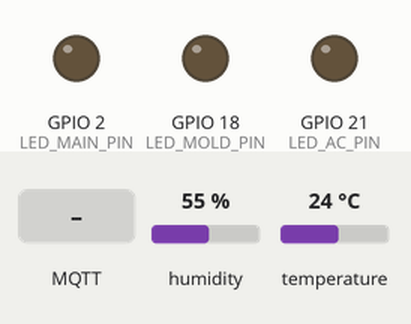
Bench run of a sketch on a simulated ESP32. Shown: output pins drawn as LEDs (lit = HIGH). The inputs (shaded band) are chosen by the test bench; at power-on: humidity 55 %, temperature 24 °C. WiFi joins after 1.5 s; servers stay silent unless stated; no MQTT or app messages arrive unless stated; what the sketch prints to the serial monitor is not drawn.

Above: at 2.7 s.
2.8 s: MQTT message "on" arrives on the first subscribed topic
At 3.9 s:
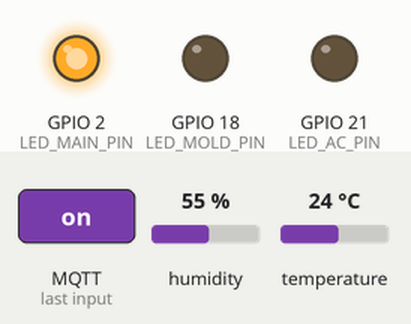
4.3 s: MQTT message "on" arrives on the second subscribed topic
At 5.0 s:
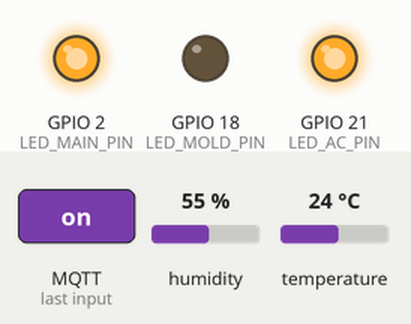
5.8 s: MQTT message "off" arrives on the first subscribed topic
At 6.2 s:
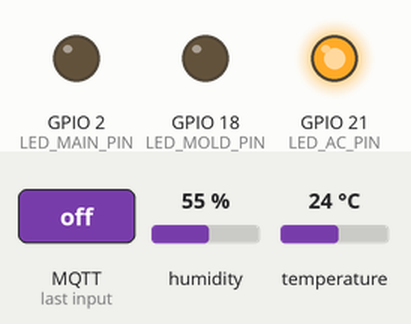
7.3 s: MQTT message "on" arrives on the third subscribed topic
At 8.5 s:
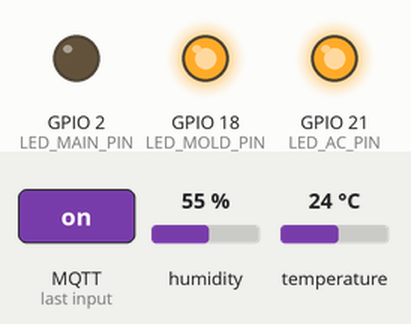
8.8 s: MQTT message "off" arrives on the second subscribed topic
At 9.7 s:
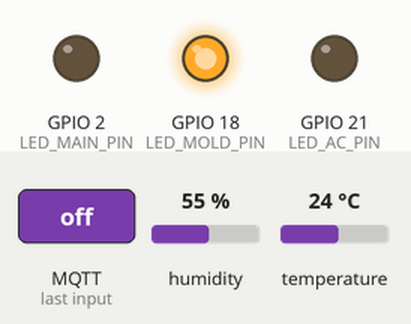
10.3 s: MQTT message "off" arrives on the third subscribed topic
At 10.8 s:
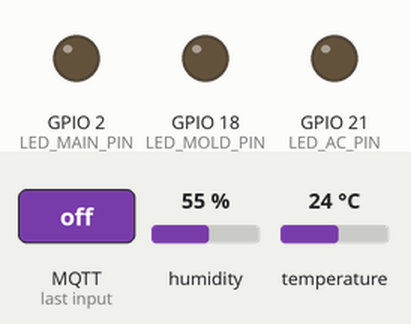
Timing chart, 0 to 12.8 s (numbered marks = the images above; inputs shaded):
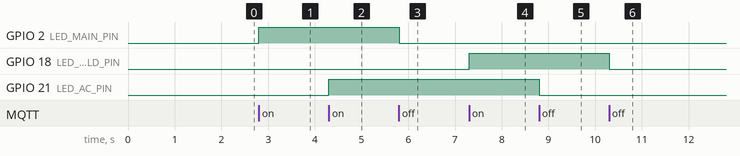

Measured:
- after the input at 2.8 s, GPIO 2 (LED_MAIN_PIN): LOW → HIGH at once
- after the input at 4.3 s, GPIO 21 (LED_AC_PIN): LOW → HIGH at once
- after the input at 5.8 s, GPIO 2 (LED_MAIN_PIN): HIGH → LOW at once
- after the input at 7.3 s, GPIO 18 (LED_MOLD_PIN): LOW → HIGH at once
- after the input at 8.8 s, GPIO 21 (LED_AC_PIN): HIGH → LOW at once
- after the input at 10.3 s, GPIO 18 (LED_MOLD_PIN): HIGH → LOW at once

The sketch:

ESP32_Sensors.ino
```cpp
#include <WiFi.h>
#include <PubSubClient.h>
#include <DHT.h>

// ==========================================
// 1. CONFIGURATION
// ==========================================

// WiFi credentials
const char* ssid = "Redmi12";
const char* password = "11111111";

// MQTT Broker settings
const char* mqtt_server = "10.122.127.244";
const int mqtt_port = 1883;

// Topics
const char* topic_sensor = "home/livingroom/sensor"; // Sends Data
const char* topic_light  = "home/livingroom/light";  // Manual Dashboard Switch
const char* topic_ac     = "home/livingroom/ac";     // Auto AC Control  <--- NEW
const char* topic_humid  = "home/livingroom/humid";  // Auto Mold Alert  <--- NEW

// Hardware Settings
#define DHTPIN 19
#define DHTTYPE DHT11

// LED Pin Definitions
#define LED_MAIN_PIN 2  // Built-in LED (Manual Control)
#define LED_AC_PIN   21  // External LED 1 (Temp Automation) <--- NEW
#define LED_MOLD_PIN 18  // External LED 2 (Humid Automation) <--- NEW

// ==========================================
// 2. OBJECTS & VARIABLES
// ==========================================

WiFiClient espClient;
PubSubClient client(espClient);
DHT dht(DHTPIN, DHTTYPE);

unsigned long lastMsg = 0;
const long interval = 5000;

// ==========================================
// 3. CALLBACK FUNCTION (The Brains)
// ==========================================
void callback(char* topic, byte* message, unsigned int length) {
  String messageTemp;
  for (int i = 0; i < length; i++) {
    messageTemp += (char)message[i];
  }

  // LOGIC 1: Manual Light (Dashboard) -> Built-in LED
  if (String(topic) == topic_light) {
    if(messageTemp == "on"){
      digitalWrite(LED_MAIN_PIN, HIGH);
    }
    else if(messageTemp == "off"){
      digitalWrite(LED_MAIN_PIN, LOW);
    }
  }

  // LOGIC 2: Auto AC (Node-RED) -> External LED on Pin 4
  if (String(topic) == topic_ac) {
    if(messageTemp == "on"){
      digitalWrite(LED_AC_PIN, HIGH);
    }
    else if(messageTemp == "off"){
      digitalWrite(LED_AC_PIN, LOW);
    }
  }

  // LOGIC 3: Mold Alert (Node-RED) -> External LED on Pin 5
  if (String(topic) == topic_humid) {
    if(messageTemp == "on"){
      digitalWrite(LED_MOLD_PIN, HIGH);
    }
    else if(messageTemp == "off"){
      digitalWrite(LED_MOLD_PIN, LOW);
    }
  }
}

// ==========================================
// 4. SETUP HELPERS
// ==========================================

void setup_wifi() {
  delay(10);
  Serial.print("Connecting to WiFi: ");
  Serial.println(ssid);

  WiFi.mode(WIFI_STA);
  WiFi.begin(ssid, password);

  while (WiFi.status() != WL_CONNECTED) {
    delay(500);
    Serial.print(".");
  }
  Serial.println("\nWiFi connected!");
}

void reconnect() {
  while (!client.connected()) {
    Serial.print("Attempting MQTT connection...");
    if (client.connect("ESP32_LivingRoom")) {
      Serial.println("connected!");

      // *** SUBSCRIBE TO ALL 3 TOPICS ***
      client.subscribe(topic_light);
      client.subscribe(topic_ac);
      client.subscribe(topic_humid);

    } else {
      Serial.print("failed, rc=");
      Serial.print(client.state());
      delay(5000);
    }
  }
}

// ==========================================
// 5. SETUP
// ==========================================

void setup() {
  Serial.begin(115200);

  // Configure ALL LED pins
  pinMode(LED_MAIN_PIN, OUTPUT);
  pinMode(LED_AC_PIN, OUTPUT);
  pinMode(LED_MOLD_PIN, OUTPUT);

  dht.begin();

  setup_wifi();
  client.setServer(mqtt_server, mqtt_port);
  client.setCallback(callback);
}

// ==========================================
// 6. MAIN LOOP
// ==========================================

void loop() {
  if (!client.connected()) {
    reconnect();
  }
  client.loop();

  unsigned long now = millis();
  if (now - lastMsg > interval) {
    lastMsg = now;

    // Read Sensors
    float humidity = dht.readHumidity();
    float temp = dht.readTemperature();

    if (isnan(humidity) || isnan(temp)) {
      Serial.println("Failed to read from DHT sensor!");
      return;
    }

    // JSON Payload
    String payload = "{\"temp\":";
    payload += String(temp, 2);
    payload += ",\"humidity\":";
    payload += String(humidity, 2);
    payload += "}";

    // Publish
    Serial.print("Publishing: ");
    Serial.println(payload);

    client.publish(topic_sensor, payload.c_str());
  }
}
```
